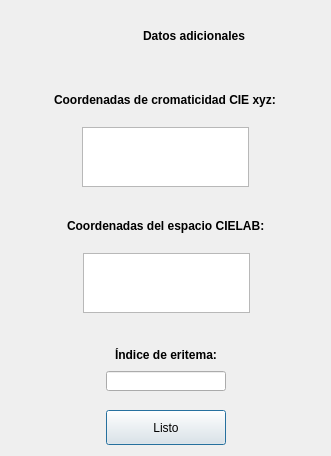
<?xml version="1.0" encoding="UTF-8"?>
<ui version="4.0">
 <class>dlgDatosAdicionales</class>
 <widget class="QDialog" name="dlgDatosAdicionales">
  <property name="geometry">
   <rect>
    <x>0</x>
    <y>0</y>
    <width>331</width>
    <height>456</height>
   </rect>
  </property>
  <property name="windowTitle">
   <string>Datos adicionales</string>
  </property>
  <property name="windowIcon">
   <iconset resource="recursos.qrc">
    <normaloff>:/img/logo_icono_nuevo.ico</normaloff>:/img/logo_icono_nuevo.ico</iconset>
  </property>
  <layout class="QGridLayout" name="gridLayout_3">
   <item row="0" column="0">
    <layout class="QVBoxLayout" name="verticalLayout">
     <item>
      <layout class="QHBoxLayout" name="horizontalLayout_10">
       <item>
        <spacer name="horizontalSpacer_25">
         <property name="orientation">
          <enum>Qt::Horizontal</enum>
         </property>
         <property name="sizeHint" stdset="0">
          <size>
           <width>40</width>
           <height>20</height>
          </size>
         </property>
        </spacer>
       </item>
       <item>
        <widget class="QLabel" name="etqLogoDatosAdicionales">
         <property name="minimumSize">
          <size>
           <width>50</width>
           <height>50</height>
          </size>
         </property>
         <property name="maximumSize">
          <size>
           <width>50</width>
           <height>50</height>
          </size>
         </property>
         <property name="text">
          <string/>
         </property>
         <property name="pixmap">
          <pixmap resource="recursos.qrc">:/img/muestra_datos_adicionales.png</pixmap>
         </property>
         <property name="scaledContents">
          <bool>true</bool>
         </property>
        </widget>
       </item>
       <item>
        <widget class="QLabel" name="etqDatosAdicionales">
         <property name="font">
          <font>
           <weight>75</weight>
           <bold>true</bold>
          </font>
         </property>
         <property name="text">
          <string>Datos adicionales</string>
         </property>
        </widget>
       </item>
       <item>
        <spacer name="horizontalSpacer_26">
         <property name="orientation">
          <enum>Qt::Horizontal</enum>
         </property>
         <property name="sizeHint" stdset="0">
          <size>
           <width>40</width>
           <height>20</height>
          </size>
         </property>
        </spacer>
       </item>
      </layout>
     </item>
     <item>
      <spacer name="verticalSpacer_3">
       <property name="orientation">
        <enum>Qt::Vertical</enum>
       </property>
       <property name="sizeType">
        <enum>QSizePolicy::Fixed</enum>
       </property>
       <property name="sizeHint" stdset="0">
        <size>
         <width>20</width>
         <height>13</height>
        </size>
       </property>
      </spacer>
     </item>
     <item>
      <layout class="QVBoxLayout" name="verticalLayout_2">
       <item>
        <layout class="QGridLayout" name="gridLayout_2">
         <item row="0" column="0">
          <spacer name="horizontalSpacer_24">
           <property name="orientation">
            <enum>Qt::Horizontal</enum>
           </property>
           <property name="sizeHint" stdset="0">
            <size>
             <width>40</width>
             <height>20</height>
            </size>
           </property>
          </spacer>
         </item>
         <item row="0" column="1" colspan="3">
          <widget class="QLabel" name="etqCromaticidad">
           <property name="text">
            <string>&lt;html&gt;&lt;head/&gt;&lt;body&gt;&lt;p&gt;&lt;span style=&quot; font-weight:600;&quot;&gt;Coordenadas de cromaticidad CIE xyz:&lt;/span&gt;&lt;/p&gt;&lt;/body&gt;&lt;/html&gt;</string>
           </property>
          </widget>
         </item>
         <item row="0" column="4">
          <spacer name="horizontalSpacer_23">
           <property name="orientation">
            <enum>Qt::Horizontal</enum>
           </property>
           <property name="sizeHint" stdset="0">
            <size>
             <width>40</width>
             <height>20</height>
            </size>
           </property>
          </spacer>
         </item>
         <item row="1" column="0" colspan="2">
          <spacer name="horizontalSpacer_22">
           <property name="orientation">
            <enum>Qt::Horizontal</enum>
           </property>
           <property name="sizeHint" stdset="0">
            <size>
             <width>40</width>
             <height>20</height>
            </size>
           </property>
          </spacer>
         </item>
         <item row="1" column="2">
          <widget class="QTableView" name="tablaXYZ">
           <property name="minimumSize">
            <size>
             <width>167</width>
             <height>60</height>
            </size>
           </property>
           <property name="maximumSize">
            <size>
             <width>167</width>
             <height>60</height>
            </size>
           </property>
           <property name="inputMethodHints">
            <set>Qt::ImhNone</set>
           </property>
           <property name="editTriggers">
            <set>QAbstractItemView::NoEditTriggers</set>
           </property>
           <attribute name="verticalHeaderVisible">
            <bool>false</bool>
           </attribute>
          </widget>
         </item>
         <item row="1" column="3" colspan="2">
          <spacer name="horizontalSpacer_21">
           <property name="orientation">
            <enum>Qt::Horizontal</enum>
           </property>
           <property name="sizeHint" stdset="0">
            <size>
             <width>40</width>
             <height>20</height>
            </size>
           </property>
          </spacer>
         </item>
        </layout>
       </item>
       <item>
        <spacer name="verticalSpacer_16">
         <property name="orientation">
          <enum>Qt::Vertical</enum>
         </property>
         <property name="sizeType">
          <enum>QSizePolicy::Minimum</enum>
         </property>
         <property name="sizeHint" stdset="0">
          <size>
           <width>20</width>
           <height>13</height>
          </size>
         </property>
        </spacer>
       </item>
       <item>
        <layout class="QGridLayout" name="gridLayout">
         <item row="0" column="0">
          <spacer name="horizontalSpacer_2">
           <property name="orientation">
            <enum>Qt::Horizontal</enum>
           </property>
           <property name="sizeHint" stdset="0">
            <size>
             <width>40</width>
             <height>20</height>
            </size>
           </property>
          </spacer>
         </item>
         <item row="0" column="1" colspan="3">
          <widget class="QLabel" name="etqLab">
           <property name="text">
            <string>&lt;html&gt;&lt;head/&gt;&lt;body&gt;&lt;p&gt;&lt;span style=&quot; font-weight:600;&quot;&gt;Coordenadas del espacio CIELAB:&lt;/span&gt;&lt;/p&gt;&lt;/body&gt;&lt;/html&gt;</string>
           </property>
          </widget>
         </item>
         <item row="0" column="4">
          <spacer name="horizontalSpacer">
           <property name="orientation">
            <enum>Qt::Horizontal</enum>
           </property>
           <property name="sizeHint" stdset="0">
            <size>
             <width>40</width>
             <height>20</height>
            </size>
           </property>
          </spacer>
         </item>
         <item row="1" column="0" colspan="2">
          <spacer name="horizontalSpacer_19">
           <property name="orientation">
            <enum>Qt::Horizontal</enum>
           </property>
           <property name="sizeHint" stdset="0">
            <size>
             <width>40</width>
             <height>20</height>
            </size>
           </property>
          </spacer>
         </item>
         <item row="1" column="2">
          <widget class="QTableView" name="tablaLAB">
           <property name="minimumSize">
            <size>
             <width>167</width>
             <height>60</height>
            </size>
           </property>
           <property name="maximumSize">
            <size>
             <width>167</width>
             <height>60</height>
            </size>
           </property>
           <property name="editTriggers">
            <set>QAbstractItemView::NoEditTriggers</set>
           </property>
           <attribute name="verticalHeaderVisible">
            <bool>false</bool>
           </attribute>
          </widget>
         </item>
         <item row="1" column="3" colspan="2">
          <spacer name="horizontalSpacer_20">
           <property name="orientation">
            <enum>Qt::Horizontal</enum>
           </property>
           <property name="sizeHint" stdset="0">
            <size>
             <width>40</width>
             <height>20</height>
            </size>
           </property>
          </spacer>
         </item>
        </layout>
       </item>
       <item>
        <spacer name="verticalSpacer_20">
         <property name="orientation">
          <enum>Qt::Vertical</enum>
         </property>
         <property name="sizeType">
          <enum>QSizePolicy::Minimum</enum>
         </property>
         <property name="sizeHint" stdset="0">
          <size>
           <width>20</width>
           <height>13</height>
          </size>
         </property>
        </spacer>
       </item>
      </layout>
     </item>
     <item>
      <spacer name="verticalSpacer_17">
       <property name="orientation">
        <enum>Qt::Vertical</enum>
       </property>
       <property name="sizeType">
        <enum>QSizePolicy::Fixed</enum>
       </property>
       <property name="sizeHint" stdset="0">
        <size>
         <width>20</width>
         <height>13</height>
        </size>
       </property>
      </spacer>
     </item>
     <item>
      <layout class="QHBoxLayout" name="horizontalLayout_2">
       <item>
        <spacer name="horizontalSpacer_7">
         <property name="orientation">
          <enum>Qt::Horizontal</enum>
         </property>
         <property name="sizeHint" stdset="0">
          <size>
           <width>40</width>
           <height>20</height>
          </size>
         </property>
        </spacer>
       </item>
       <item>
        <widget class="QLabel" name="etqEritema">
         <property name="text">
          <string>&lt;html&gt;&lt;head/&gt;&lt;body&gt;&lt;p&gt;&lt;span style=&quot; font-weight:600;&quot;&gt;Índice de eritema:&lt;/span&gt;&lt;/p&gt;&lt;/body&gt;&lt;/html&gt;</string>
         </property>
        </widget>
       </item>
       <item>
        <spacer name="horizontalSpacer_8">
         <property name="orientation">
          <enum>Qt::Horizontal</enum>
         </property>
         <property name="sizeHint" stdset="0">
          <size>
           <width>40</width>
           <height>20</height>
          </size>
         </property>
        </spacer>
       </item>
      </layout>
     </item>
     <item>
      <layout class="QHBoxLayout" name="horizontalLayout_7">
       <item>
        <spacer name="horizontalSpacer_9">
         <property name="orientation">
          <enum>Qt::Horizontal</enum>
         </property>
         <property name="sizeHint" stdset="0">
          <size>
           <width>40</width>
           <height>20</height>
          </size>
         </property>
        </spacer>
       </item>
       <item>
        <widget class="QLineEdit" name="lineaEritema">
         <property name="minimumSize">
          <size>
           <width>120</width>
           <height>20</height>
          </size>
         </property>
         <property name="maximumSize">
          <size>
           <width>120</width>
           <height>20</height>
          </size>
         </property>
         <property name="inputMethodHints">
          <set>Qt::ImhNone</set>
         </property>
         <property name="frame">
          <bool>true</bool>
         </property>
         <property name="readOnly">
          <bool>true</bool>
         </property>
        </widget>
       </item>
       <item>
        <spacer name="horizontalSpacer_10">
         <property name="orientation">
          <enum>Qt::Horizontal</enum>
         </property>
         <property name="sizeHint" stdset="0">
          <size>
           <width>40</width>
           <height>20</height>
          </size>
         </property>
        </spacer>
       </item>
      </layout>
     </item>
     <item>
      <spacer name="verticalSpacer_2">
       <property name="orientation">
        <enum>Qt::Vertical</enum>
       </property>
       <property name="sizeType">
        <enum>QSizePolicy::Fixed</enum>
       </property>
       <property name="sizeHint" stdset="0">
        <size>
         <width>20</width>
         <height>13</height>
        </size>
       </property>
      </spacer>
     </item>
     <item>
      <layout class="QHBoxLayout" name="horizontalLayout">
       <item>
        <spacer name="horizontalSpacer_5">
         <property name="orientation">
          <enum>Qt::Horizontal</enum>
         </property>
         <property name="sizeHint" stdset="0">
          <size>
           <width>40</width>
           <height>20</height>
          </size>
         </property>
        </spacer>
       </item>
       <item>
        <widget class="QPushButton" name="btnListo">
         <property name="minimumSize">
          <size>
           <width>120</width>
           <height>35</height>
          </size>
         </property>
         <property name="maximumSize">
          <size>
           <width>120</width>
           <height>35</height>
          </size>
         </property>
         <property name="font">
          <font>
           <stylestrategy>PreferDefault</stylestrategy>
          </font>
         </property>
         <property name="text">
          <string>Listo</string>
         </property>
         <property name="iconSize">
          <size>
           <width>20</width>
           <height>20</height>
          </size>
         </property>
         <property name="default">
          <bool>false</bool>
         </property>
         <property name="flat">
          <bool>false</bool>
         </property>
        </widget>
       </item>
       <item>
        <spacer name="horizontalSpacer_4">
         <property name="orientation">
          <enum>Qt::Horizontal</enum>
         </property>
         <property name="sizeHint" stdset="0">
          <size>
           <width>40</width>
           <height>20</height>
          </size>
         </property>
        </spacer>
       </item>
      </layout>
     </item>
    </layout>
   </item>
  </layout>
 </widget>
 <resources>
  <include location="recursos.qrc"/>
 </resources>
 <connections/>
</ui>
